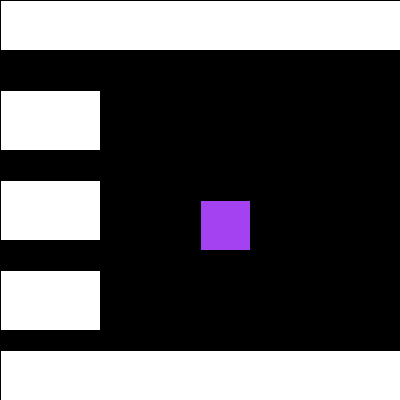
Frame 1 (no input)
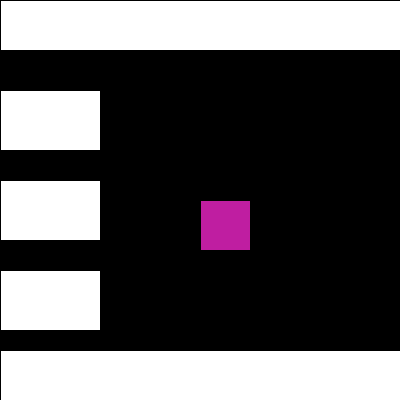
Frame 60 (the mouse pressed at the canvas centre just before this capture)
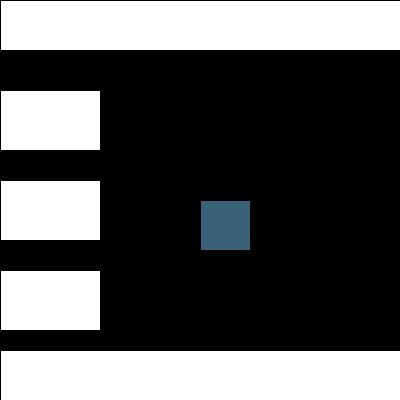
Frame 120 (the mouse held since frame 60 and released just before this capture)

The Processing sketch that drew these frames (run headless with seeded random() and noise(); from frame 60 on, the mouse is pressed at the canvas centre):

// Processing sketch: processing_144461
// ── processing_144461.pde

final static int NORTH = 1;
final static int EAST = 2;
final static int SOUTH = 4;
final static int WEST = 8;
int result;
float x,y;
 
void setup() {
  size(400,400);
  frameRate(100);  
  result = 0;
  x = width/2;
  y = height/2;
}
 
void draw() {
  background(0);
  switch(result) {
    case NORTH: y--; break;
    case EAST: x++; break;
    case SOUTH: y++; break;
    case WEST: x--; break;
    case NORTH|EAST: y--; x++; break;
    case NORTH|WEST: y--; x--; break;
    case SOUTH|EAST: y++; x++; break;
    case SOUTH|WEST: y++; x--; break;

 }
 fill(random(0,255),random(0,255),random(0,255));
 rect(x,y,50,50);
 fill(#ffffff);
 rect(0,0,400,50);
 fill(#ffffff);
 rect(0,350,400,60);
 fill(#ffffff);
 rect(0,90,100,60);
 fill(#ffffff);
 rect(0,180,100,60);
 fill(#ffffff);
 rect(0,270,100,60);
}
 
void keyPressed(){
  switch(key) {
    case('w'):case('W'):result |=NORTH;break;
    case('d'):case('D'):result |=EAST;break;
    case('s'):case('S'):result |=SOUTH;break;
    case('a'):case('A'):result |=WEST;break;
  }
}
 
void keyReleased(){  
  switch(key) {
    case('w'):case('W'):result ^=NORTH;break;
    case('d'):case('D'):result ^=EAST;break;
    case('s'):case('S'):result ^=SOUTH;break;
    case('a'):case('A'):result ^=WEST;break;
  }
}
